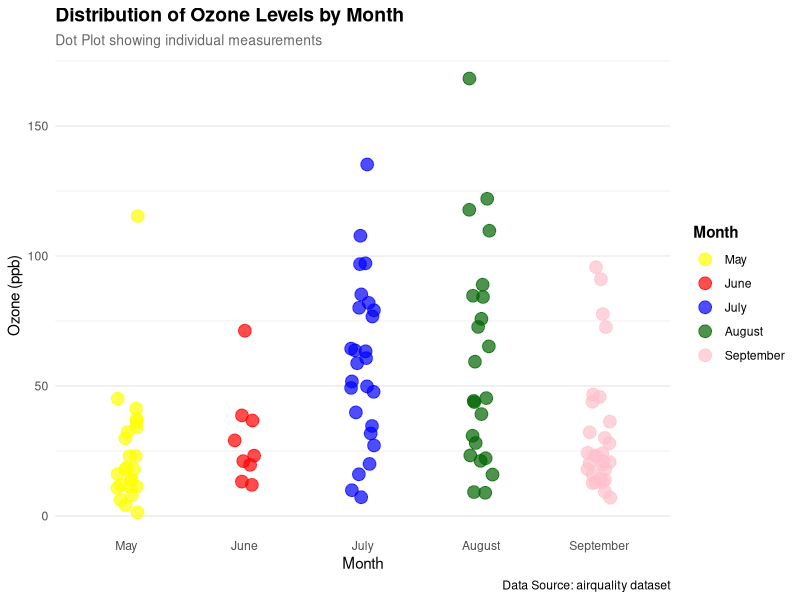
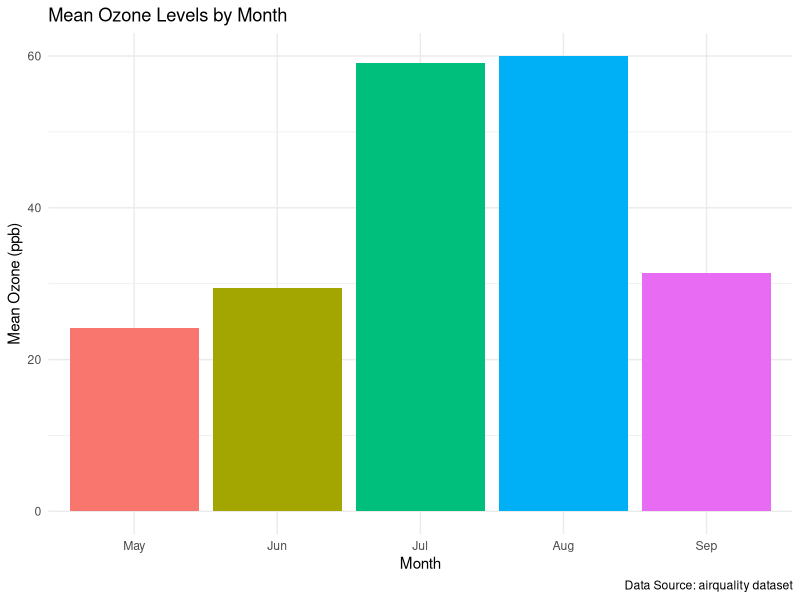
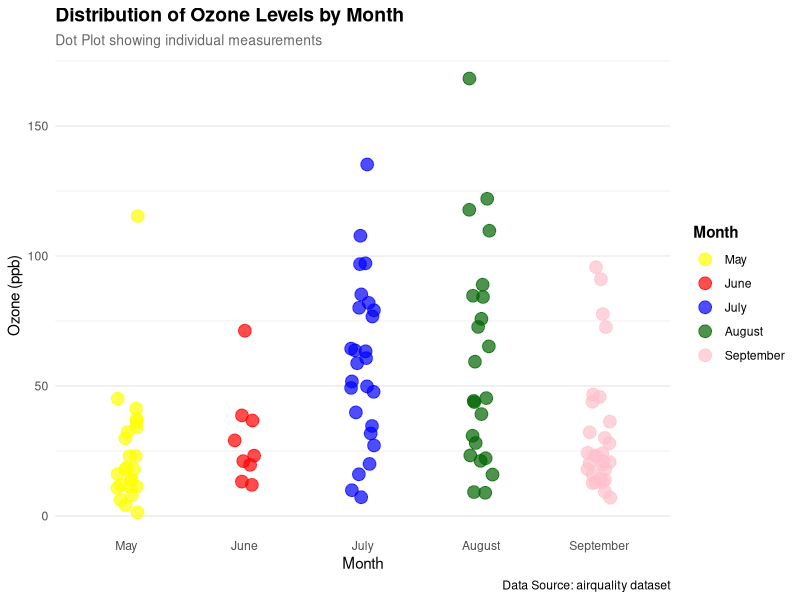

These charts were generated, in order, by the following R code:
# ====================================================================
# lab10_Data_Dynamo-s.R
# Collaborative R Visualization Project
# Dataset: airquality 
# Team Members:
# Esha Kambli 2301 - Pie Chart
# Deversh Shetgaonkar 2302 - Box Plot
# Sahil Gaonkar 2305 - Stacked Bar Chart
# Prabhanjan Halvegar 2306 - Line Chart
# Atharv Gawas 2313 - Dot Chart
# Aarchi Teli 2318 - Histogram
# Sarvadhnya Patil 2321 - Bar Chart
# Harsh Palyekar 2329 - Scatter Chart
# ====================================================================

# ====================================================================
# SECTION 0: SHARED SETUP (DO NOT MODIFY)
# ====================================================================
# Load dataset
data(airquality)

# Shared data preparation
air_data <- na.omit(airquality)
air_data$Month <- factor(air_data$Month,
                         levels = c(5, 6, 7, 8, 9),
                         labels = c("May", "June", "July", "August", "September"))

# Shared color palette
month_colors <- c("steelblue", "seagreen3", "darkorange", "firebrick3", "purple")

# ====================================================================
# SECTION 1: PIE CHART - Esha Kambli (2301)
# ====================================================================
plot_pie_chart <- function() {
  
  
  cat("Pie Chart section - Esha Kambli\n")
}

# ====================================================================
# SECTION 2: BAR CHART - Sarvadhnya Patil (2321)
# ====================================================================
plot_bar_chart <- function() {

# BAR PLOT — by Sarvadhnya (2321)
# Plot: Mean Ozone by Month (airquality dataset)

library(ggplot2)
library(dplyr)

# Load and clean data
data("airquality")
aq <- na.omit(airquality)

ozone_by_month <- aq %>%
  group_by(Month) %>%
  summarise(mean_ozone = mean(Ozone))

ozone_by_month$Month <- factor(ozone_by_month$Month,
                               labels = c("May", "Jun", "Jul", "Aug", "Sep"))

# Create the bar plot
bar_plot <- ggplot(ozone_by_month, aes(x = Month, y = mean_ozone, fill = Month)) +
  geom_bar(stat = "identity") +
  labs(title = "Mean Ozone Levels by Month",
       x = "Month",
       y = "Mean Ozone (ppb)",
       caption = "Data Source: airquality dataset") +
  theme_minimal() +
  theme(legend.position = "none")

# Save plot
if (!dir.exists("images")) dir.create("images")
ggsave("images/barplot_ozone_by_month.png", bar_plot, width = 7, height = 5, dpi = 300)

print("Bar plot created and saved to images/barplot_ozone_by_month.png")
  
  cat("Bar Chart section - Sarvadhnya Patil\n")
}


# ====================================================================
# SECTION 3: LINE CHART - Prabhanjan Halvegar (2306)
# ====================================================================
plot_line_chart <- function() {
  
  
  cat("Line Chart section - Prabhanjan Halvegar\n")
}

# ====================================================================
# SECTION 4: STACKED BAR CHART - Sahil Gaonkar (2305)
# ====================================================================
# ====================================================================
# STACKED BAR CHART - Sahil Gaonkar (2305)
# ====================================================================
plot_stacked_bar <- function() {
  # Install & load required packages
  if (!require("ggplot2", quietly = TRUE)) install.packages("ggplot2"); library(ggplot2)
  if (!require("dplyr", quietly = TRUE)) install.packages("dplyr"); library(dplyr)

  # Load dataset
  data("airquality")
  df <- airquality

  # Keep only May–September
  df <- df %>% filter(Month >= 5 & Month <= 9)

  # Convert Month to factor for proper order
  df$Month <- factor(df$Month, levels = 5:9,
                     labels = c("May", "June", "July", "August", "September"))

  # Categorize Ozone levels as factor
  # Reverse the factor order for top-to-bottom stacking
  df <- df %>% mutate(
    Ozone_Level = case_when(
      is.na(Ozone) ~ "Missing",
      Ozone < 30   ~ "Low (<30)",
      Ozone <= 60  ~ "Medium (30–60)",
      TRUE         ~ "High (>60)"
    ),
    Ozone_Level = factor(Ozone_Level,
                         levels = c("High (>60)", "Medium (30–60)", "Low (<30)", "Missing"))
  )

  # Count days per month & ozone category
  stacked_data <- df %>%
    group_by(Month, Ozone_Level) %>%
    summarise(Days = n(), .groups = "drop")

  # Blue gradient colors (light → dark)
  ozone_colors <- c(
    "Missing" = "#D6EAF8",
    "Low (<30)" = "#85C1E9",
    "Medium (30–60)" = "#2874A6",
    "High (>60)" = "#1B4F72"
  )

}
# Run the function
plot_stacked_bar()

# ====================================================================
# SECTION 5: HISTOGRAM - Aarchi Teli (2318)
# ====================================================================
plot_histogram <- function() {
  
  
  cat("Histogram section - Aarchi Teli\n")
}

# ====================================================================
# SECTION 6: DOT CHART - Atharv Gawas (2313)
# ====================================================================
plot_dot_chart <- function() {
  # Load required libraries (only if not already loaded)
  if (!require("ggplot2", quietly = TRUE)) {
    stop("ggplot2 package required. Please install it with: install.packages('ggplot2')")
  }
  if (!require("dplyr", quietly = TRUE)) {
    stop("dplyr package required. Please install it with: install.packages('dplyr')")
  }
  
  # Prepare data: Get all ozone readings by month
  ozone_data <- air_data %>%
    select(Month, Ozone) %>%
    mutate(Month = factor(Month, levels = c("May", "June", "July", "August", "September")))
  
  # Create the dot plot with multiple points per month
  dot_plot <- ggplot(ozone_data, aes(x = Month, y = Ozone, color = Month)) +
    geom_point(size = 4, alpha = 0.7, position = position_jitter(width = 0.1, seed = 42)) +
    labs(title = "Distribution of Ozone Levels by Month",
         subtitle = "Dot Plot showing individual measurements",
         x = "Month",
         y = "Ozone (ppb)",
         color = "Month",
         caption = "Data Source: airquality dataset") +
    scale_color_manual(values = c("May" = "yellow", 
                                  "June" = "red", 
                                  "July" = "blue", 
                                  "August" = "darkgreen", 
                                  "September" = "pink")) +
    theme_minimal() +
    theme(plot.title = element_text(face = "bold", size = 14),
          plot.subtitle = element_text(size = 10, color = "gray40"),
          legend.position = "right",
          legend.title = element_text(face = "bold"),
          panel.grid.major.x = element_blank())
  
  # Display the plot
  print(dot_plot)
  
  # Save plot (optional - only saves when function is called individually)
  if (!dir.exists("images")) dir.create("images")
  ggsave("images/dotplot_ozone_by_month.png", dot_plot, width = 8, height = 5, dpi = 300)
  
  cat("Dot Chart section - Atharv Gawas (2313) - Complete\n")
  
  # Return the plot object invisibly for potential further use
  invisible(dot_plot)
}

# ====================================================================
# SECTION 7: SCATTER CHART - Harsh Palyekar (2329)
# ====================================================================
plot_scatter_chart <- function() {

  
  cat("Scatter Chart section - Harsh Palyekar\n")
}

# ====================================================================
# SECTION 8: BOX PLOT - Deversh Shetgaonkar (2302)
# ====================================================================
plot_box_plot <- function() {

  
  cat("Box Plot section - Deversh Shetgaonkar\n")
}

# ====================================================================
# MAIN EXECUTION: Run all plots
# ====================================================================
# Set up multi-panel layout for viewing all plots
par(mfrow = c(3, 3), mar = c(4, 4, 3, 2))

# Execute each plot function
plot_pie_chart()
plot_bar_chart()
plot_line_chart()
plot_stacked_bar()
plot_histogram()
plot_dot_chart()
plot_scatter_chart()
plot_box_plot()

# Reset layout
par(mfrow = c(1, 1))
